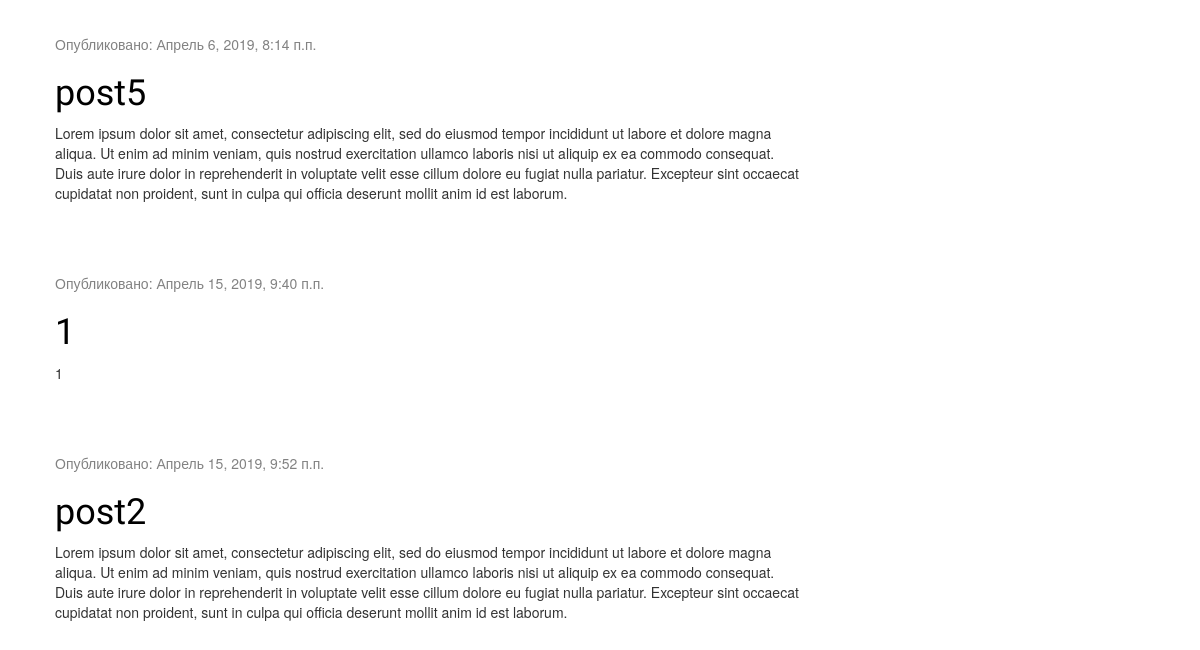
The app's page / (lower part), older data.
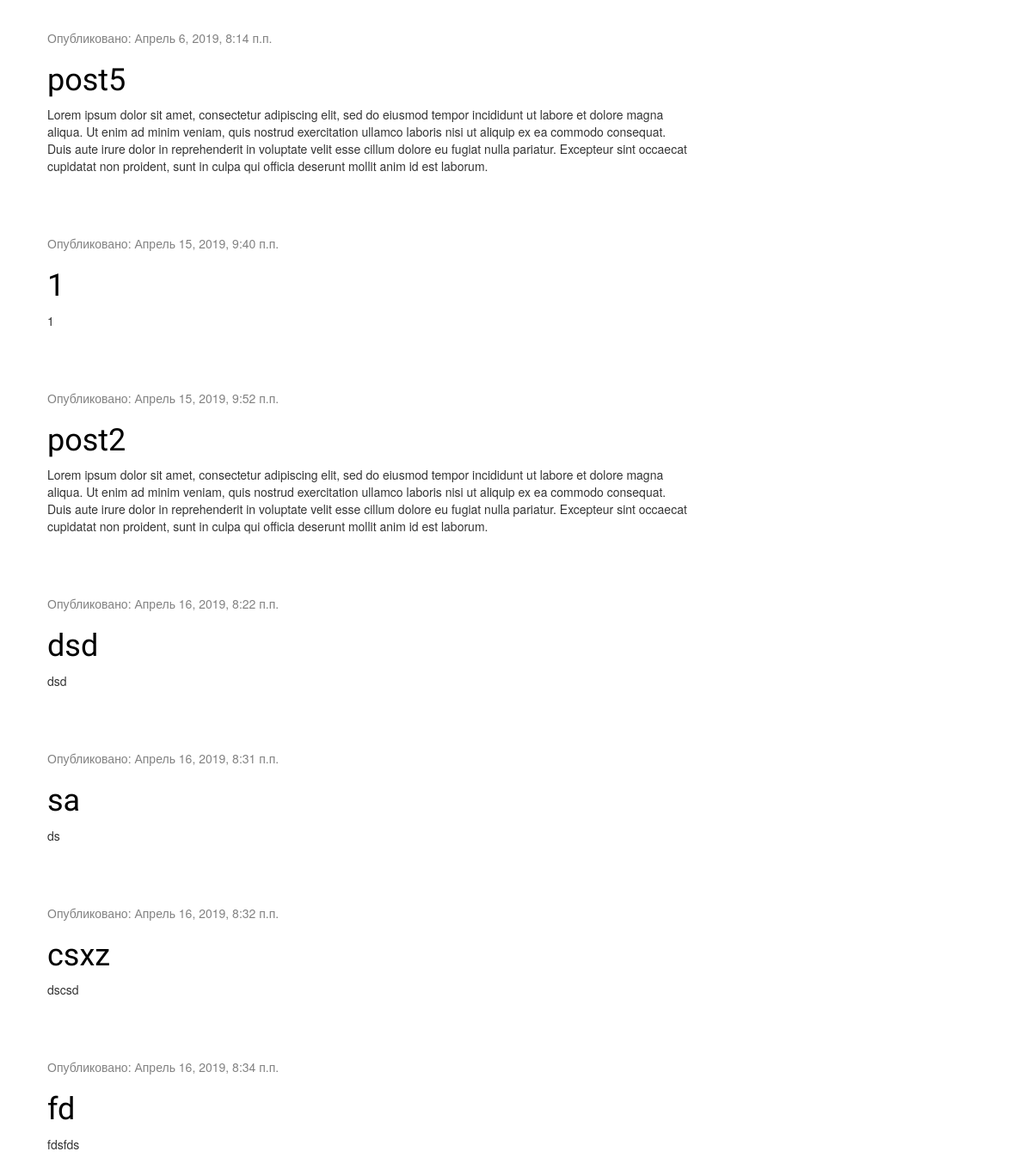
The same page, newer data.
### blog/models.py (models this page shows, shortened)
class Post(models.Model):
    author = models.ForeignKey(settings.AUTH_USER_MODEL, on_delete=models.CASCADE)
    title = models.CharField(max_length=200)
    text = models.TextField()
    created_date = models.DateTimeField(default=timezone.now)
    published_date = models.DateTimeField(blank=True, null=True)

### blog/views.py (the view)
# urls.py: path('', views.post_list, name='post_list'),
def post_list(request):
    posts = Post.objects.filter(published_date__lte=timezone.now()).order_by('published_date')
    return render(request, 'blog/post_list.html', {'posts': posts})

### blog/templates/blog/post_list.html
{% extends 'blog/base.html' %}
{% block content %}
    {% for post in posts %}
        <div class="post">
            <div class="date">
                <p>Опубликовано: {{ post.published_date }}</p>
            </div>
            <h1><a href="{% url 'post_detail' pk=post.pk %}">{{ post.title }}</a></h1>
            <p>{{ post.text|linebreaksbr }}</p>
        </div>
    {% endfor %}
{% endblock %}

Row changes from the older to the newer data that the page shows:
added Post: published_date "Апрель 16, 2019, 8:22 п.п.", title "dsd", text "dsd"
added Post: published_date "Апрель 16, 2019, 8:31 п.п.", title "sa", text "ds"
added Post: published_date "Апрель 16, 2019, 8:32 п.п.", title "csxz", text "dscsd"
added Post: published_date "Апрель 16, 2019, 8:34 п.п.", title "fd", text "fdsfds"
